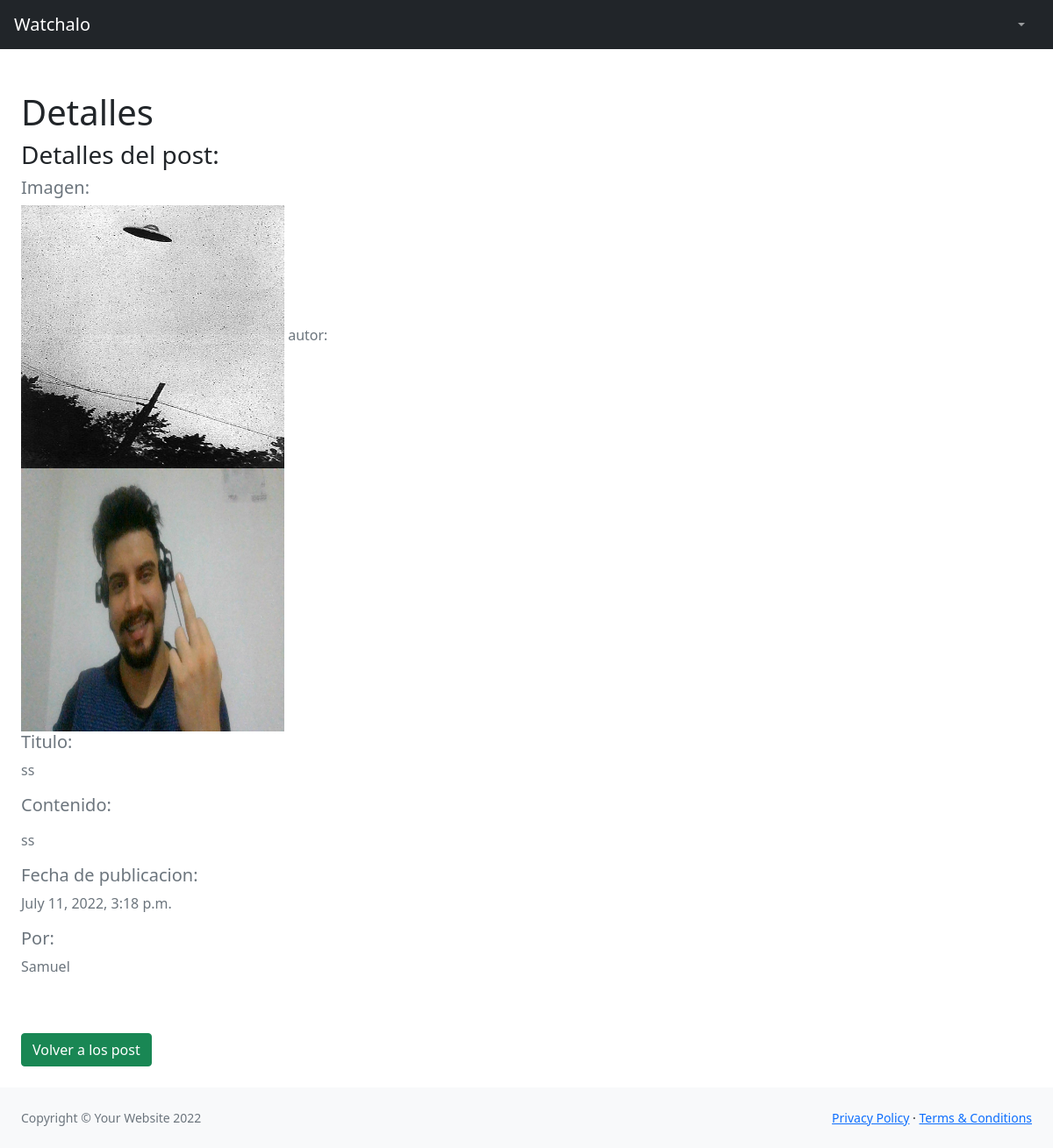
The page /Aplicacion1/detallePost/10 on the database its author committed.
### Aplicacion1/models.py (models this page shows, shortened)
class Post(models.Model):
    nombrePost = models.CharField(max_length=50, verbose_name = 'Titulo')
    CuerpoPost = RichTextField(blank = True, null = True, max_length=5000, verbose_name = 'Contenido')
    fechaPublicacion = models.DateTimeField(auto_now_add=True)
    user = models.ForeignKey(User,blank=True,null=True, on_delete=models.CASCADE, related_name = "posts")
    imagen = models.ImageField(blank = True, null = True, upload_to="images/", verbose_name="Subir imagen")
    video = models.FileField(blank = True, null = True, upload_to="videos/", verbose_name="Subir video")
    likes = models.ManyToManyField(User, related_name="likes", blank = True)
    dislikes = models.ManyToManyField(User, related_name="dislikes", blank = True)

class Perfil(models.Model):
    user = models.OneToOneField(User, blank=True,null=True,on_delete=models.CASCADE)
    perfilImagen = models.ImageField(default='default_perfil.jpg')

### Aplicacion1/views.py (the view)
# urls.py: path('detallePost/<pk>', detallePost.as_view(), name='detallePost'),
class  detallePost(DetailView):
    model = Post
    template_name = 'Aplicacion1/detallePost.html'

### Aplicacion1/templates/Aplicacion1/detallePost.html (shortened to what this page needs)
{% extends "Aplicacion1/Padre.html" %}
{% load static %}
{% block seccion_nombre %}
<h1>Detalles</h1>
<h3>Detalles del post:</h3>
{% endblock %}
{% block cuerpo %}
{% if post.imagen %}
    <h5>Imagen: </h5>
    <img src="{{ post.imagen.url}}" alt="" width="300" height="300" >
{% endif %}
autor: <br>
<img src="{{post.user.perfil.perfilImagen.url }}" alt="" width="300" height="300" >
<h5>Titulo: </h5><p>{{post.nombrePost}}</p>
<h5>Contenido: </h5>
<p>
{{post.CuerpoPost | safe}}
</p>
<h5>Fecha de publicacion: </h5><p>{{post.fechaPublicacion}}</p>
<h5>Por: </h5>
<p>{{ post.user.username}}</p>
<br>
<br>
<a href="{% url 'Aplicacion1:Inicio' %}"><button type="button" class="btn btn-success">Volver a los post</button></a>
{% endblock %}

### rows shown on the page
Post: imagen (picture), user.perfil.perfilImagen (picture), nombrePost "ss", CuerpoPost "ss", fechaPublicacion "July 11, 2022, 3:18 p.m.", user.username "Samuel"
